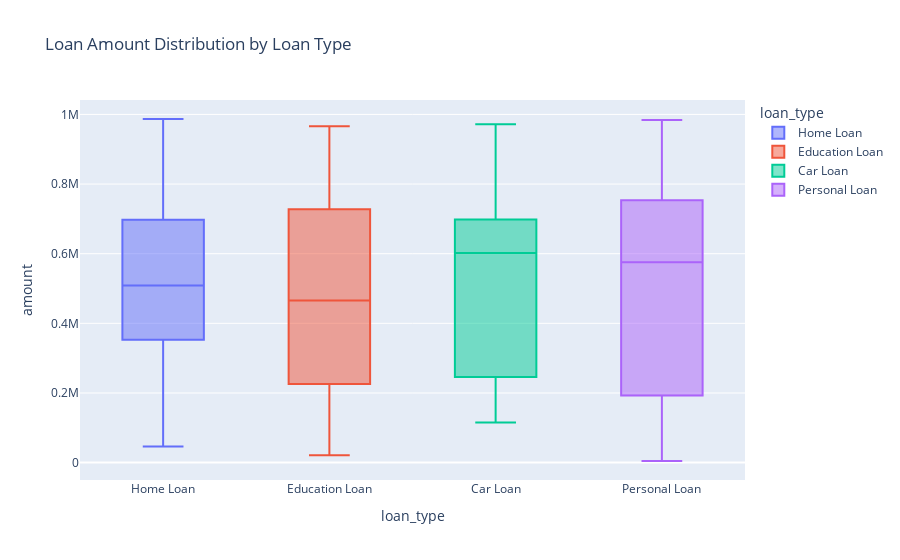

Notebook source saved alongside this figure:
### Code cell
## 4.6 Loan Amount by Type
fig = px.box(loans, x="loan_type", y="amount", color="loan_type",
             title="Loan Amount Distribution by Loan Type")
fig.show()

### Figure 1 — Plotly figure (JSON) as saved in the notebook; plotly's stock layout.template omitted (floating-point values rounded to 4 significant figures)
{"data": [{"alignmentgroup": "True", "hovertemplate": "loan_type=%{x}<br>amount=%{y}<extra></extra>", "legendgroup": "Home Loan", "marker": {"color": "#636efa"}, "name": "Home Loan", "notched": false, "offsetgroup": "Home Loan", "orientation": "v", "showlegend": true, "type": "box", "x": ["Home Loan", "Home Loan", "Home Loan", "Home Loan", "Home Loan", "Home Loan", "Home Loan", "Home Loan", "Home Loan", "Home Loan", "Home Loan", "Home Loan", "Home Loan", "Home Loan", "Home Loan", "Home Loan", "Home Loan", "Home Loan", "Home Loan", "Home Loan", "Home Loan", "Home Loan", "Home Loan", "Home Loan", "Home Loan", "Home Loan", "Home Loan", "Home Loan", "Home Loan", "Home Loan", "Home Loan", "Home Loan", "Home Loan", "Home Loan", "Home Loan", "Home Loan"], "x0": " ", "xaxis": "x", "y": [690600.0, 147200.0, 587300.0, 124700.0, 46100.0, 370000.0, 608300.0, 453200.0, 98730.0, 800500.0, 488100.0, 986800.0, 948300.0, 540900.0, 220300.0, 647300.0, 305800.0, 766100.0, 704100.0, 879400.0, 456200.0, 765000.0, 247400.0, 435700.0, 444500.0, 531000.0, 518600.0, 554800.0, 719000.0, 336000.0, 498500.0, 404500.0, 391500.0, 533900.0, 883800.0, 95480.0], "y0": " ", "yaxis": "y"}, {"alignmentgroup": "True", "hovertemplate": "loan_type=%{x}<br>amount=%{y}<extra></extra>", "legendgroup": "Education Loan", "marker": {"color": "#EF553B"}, "name": "Education Loan", "notched": false, "offsetgroup": "Education Loan", "orientation": "v", "showlegend": true, "type": "box", "x": ["Education Loan", "Education Loan", "Education Loan", "Education Loan", "Education Loan", "Education Loan", "Education Loan", "Education Loan", "Education Loan", "Education Loan", "Education Loan", "Education Loan", "Education Loan", "Education Loan", "Education Loan", "Education Loan", "Education Loan", "Education Loan", "Education Loan", "Education Loan", "Education Loan", "Education Loan", "Education Loan", "Education Loan", "Education Loan", "Education Loan", "Education Loan", "Education Loan", "Education Loan", "Education Loan", "Education Loan", "Education Loan", "Education Loan", "Education Loan", "Education Loan", "Education Loan", "Education Loan", "Education Loan", "Education Loan", "Education Loan"], "x0": " ", "xaxis": "x", "y": [337100.0, 585500.0, 696800.0, 465800.0, 84250.0, 499800.0, 411400.0, 146900.0, 203500.0, 609500.0, 741200.0, 919900.0, 192900.0, 464700.0, 845100.0, 376800.0, 140400.0, 852700.0, 762200.0, 656600.0, 726100.0, 324100.0, 625400.0, 875200.0, 771000.0, 421300.0, 966200.0, 168400.0, 20920.0, 247700.0, 296900.0, 729700.0, 691300.0, 823100.0, 271300.0, 75880.0, 174800.0, 121700.0, 422500.0, 494100.0], "y0": " ", "yaxis": "y"}, {"alignmentgroup": "True", "hovertemplate": "loan_type=%{x}<br>amount=%{y}<extra></extra>", "legendgroup": "Car Loan", "marker": {"color": "#00cc96"}, "name": "Car Loan", "notched": false, "offsetgroup": "Car Loan", "orientation": "v", "showlegend": true, "type": "box", "x": ["Car Loan", "Car Loan", "Car Loan", "Car Loan", "Car Loan", "Car Loan", "Car Loan", "Car Loan", "Car Loan", "Car Loan", "Car Loan", "Car Loan"], "x0": " ", "xaxis": "x", "y": [971900.0, 600900.0, 350700.0, 115500.0, 602700.0, 250100.0, 752600.0, 241300.0, 606300.0, 644300.0, 809800.0, 145100.0], "y0": " ", "yaxis": "y"}, {"alignmentgroup": "True", "hovertemplate": "loan_type=%{x}<br>amount=%{y}<extra></extra>", "legendgroup": "Personal Loan", "marker": {"color": "#ab63fa"}, "name": "Personal Loan", "notched": false, "offsetgroup": "Personal Loan", "orientation": "v", "showlegend": true, "type": "box", "x": ["Personal Loan", "Personal Loan", "Personal Loan", "Personal Loan", "Personal Loan", "Personal Loan", "Personal Loan", "Personal Loan", "Personal Loan", "Personal Loan", "Personal Loan", "Personal Loan"], "x0": " ", "xaxis": "x", "y": [314800.0, 319400.0, 984200.0, 70440.0, 665300.0, 485700.0, 713500.0, 817300.0, 28810.0, 735600.0, 770800.0, 4611.0], "y0": " ", "yaxis": "y"}], "layout": {"boxmode": "overlay", "legend": {"title": {"text": "loan_type"}, "tracegroupgap": 0}, "title": {"text": "Loan Amount Distribution by Loan Type"}, "xaxis": {"anchor": "y", "categoryarray": ["Home Loan", "Education Loan", "Car Loan", "Personal Loan"], "categoryorder": "array", "domain": [0, 1], "title": {"text": "loan_type"}}, "yaxis": {"anchor": "x", "domain": [0, 1], "title": {"text": "amount"}}}}
